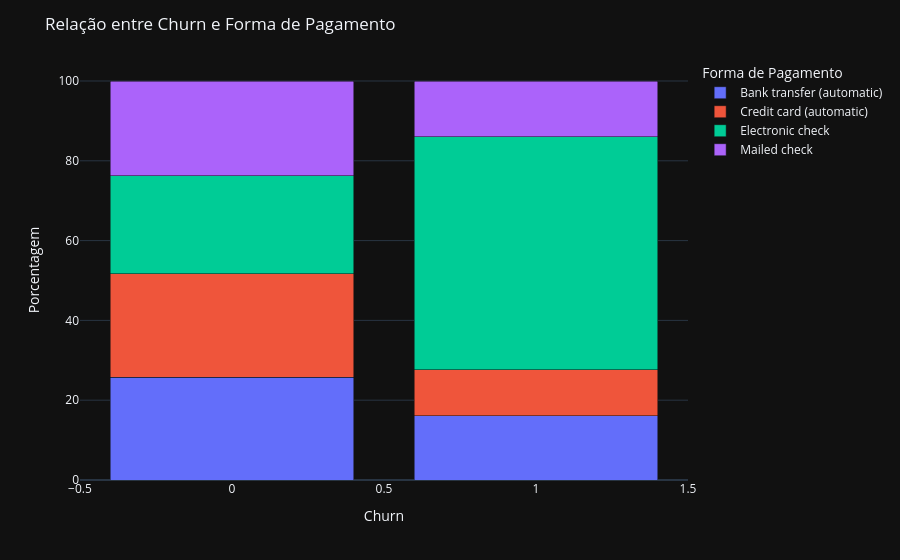

Notebook code for this chart:
### Markdown cell above
2. A forma de pagamento por boleto eletrônico, enviado por e-mail, representa 58% do Churn. O pagamento direto no cartão de crédito parece uma opção menos propensa ao Churn, podendo indicar que a praticidade de não precisar se preocupar com boletos é uma prioridade para  os clientes.

### Code cell
df_grouped = df.groupby(['Churn', 'PaymentMethod']).size().reset_index(name='count')
total_por_churn = df_grouped.groupby('Churn')['count'].transform('sum')
df_grouped['percent'] = (df_grouped['count'] / total_por_churn) * 100

fig = px.bar(df_grouped, x='Churn', y='percent', color='PaymentMethod', barmode='stack',
             labels={'Churn': 'Churn', 'percent': 'Porcentagem', 'PaymentMethod': 'Forma de Pagamento'})

fig.update_layout(title='Relação entre Churn e Forma de Pagamento',
                  yaxis_title='Porcentagem',
                  legend_title='Forma de Pagamento')
fig.show()

### Figure 1 — Plotly figure (JSON) as saved in the notebook; plotly's stock layout.template omitted (floating-point values rounded to 4 significant figures)
{"data": [{"hovertemplate": "Forma de Pagamento=Bank transfer (automatic)<br>Churn=%{x}<br>Porcentagem=%{y}<extra></extra>", "legendgroup": "Bank transfer (automatic)", "marker": {"color": "#636efa", "pattern": {"shape": ""}}, "name": "Bank transfer (automatic)", "orientation": "v", "showlegend": true, "textposition": "auto", "x": [0, 1], "xaxis": "x", "y": [25.8, 16.07], "yaxis": "y", "type": "bar"}, {"hovertemplate": "Forma de Pagamento=Credit card (automatic)<br>Churn=%{x}<br>Porcentagem=%{y}<extra></extra>", "legendgroup": "Credit card (automatic)", "marker": {"color": "#EF553B", "pattern": {"shape": ""}}, "name": "Credit card (automatic)", "orientation": "v", "showlegend": true, "textposition": "auto", "x": [0, 1], "xaxis": "x", "y": [25.86, 11.59], "yaxis": "y", "type": "bar"}, {"hovertemplate": "Forma de Pagamento=Electronic check<br>Churn=%{x}<br>Porcentagem=%{y}<extra></extra>", "legendgroup": "Electronic check", "marker": {"color": "#00cc96", "pattern": {"shape": ""}}, "name": "Electronic check", "orientation": "v", "showlegend": true, "textposition": "auto", "x": [0, 1], "xaxis": "x", "y": [24.55, 58.42], "yaxis": "y", "type": "bar"}, {"hovertemplate": "Forma de Pagamento=Mailed check<br>Churn=%{x}<br>Porcentagem=%{y}<extra></extra>", "legendgroup": "Mailed check", "marker": {"color": "#ab63fa", "pattern": {"shape": ""}}, "name": "Mailed check", "orientation": "v", "showlegend": true, "textposition": "auto", "x": [0, 1], "xaxis": "x", "y": [23.79, 13.91], "yaxis": "y", "type": "bar"}], "layout": {"xaxis": {"anchor": "y", "domain": [0.0, 1.0], "title": {"text": "Churn"}}, "yaxis": {"anchor": "x", "domain": [0.0, 1.0], "title": {"text": "Porcentagem"}}, "legend": {"title": {"text": "Forma de Pagamento"}, "tracegroupgap": 0}, "margin": {"t": 60}, "barmode": "stack", "title": {"text": "Relação entre Churn e Forma de Pagamento"}}}
